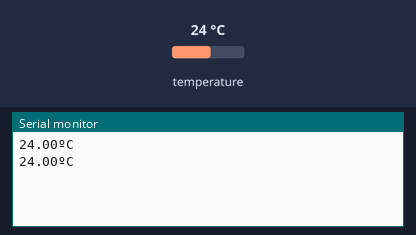
A sketch run on a simulated ESP8266 (NodeMCU). Shown: the last lines printed to the serial monitor. The test bench sets the inputs (shaded band); at power-on: temperature 24 °C.

Above: at 4.8 s.
4.9 s: temperature set to 12 °C
At 8.4 s:
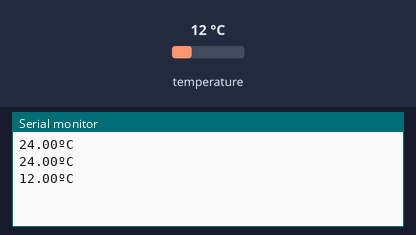
9.2 s: temperature set to 19 °C
At 12.0 s:
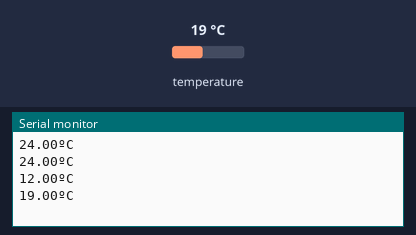
Timing chart, 0 to 13.5 s (numbered marks = the images above; inputs shaded):
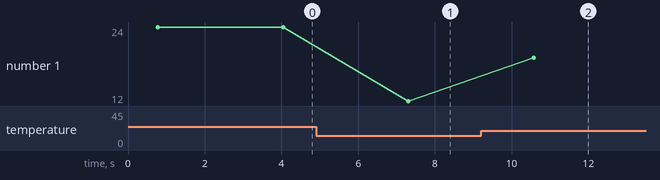

The sketch:

ds18b20_test.ino
```cpp
#include <OneWire.h>
#include <DallasTemperature.h>

// GPIO where the DS18B20 is connected to
const int oneWireBus = D5;

// Setup a oneWire instance to communicate with any OneWire devices
OneWire oneWire(oneWireBus);

// Pass our oneWire reference to Dallas Temperature sensor
DallasTemperature sensors(&oneWire);

void setup() {
  // Start the Serial Monitor
  Serial.begin(115200);
  // Start the DS18B20 sensor
  sensors.begin();
}
float DSTemp(){
  sensors.requestTemperatures();
  float temperatureC = sensors.getTempCByIndex(0);
  return temperatureC;
  }
void loop() {

  Serial.print(DSTemp());
  Serial.println("ºC");
  delay(2500);
}
//void loop() {
//  sensors.requestTemperatures();
//  float temperatureC = sensors.getTempCByIndex(0);
//  Serial.print(temperatureC);
//  Serial.println("ºC");
//  delay(2500);
//}
```

Measured:
- after the input at 4.9 s, the serial monitor: prints a new line after 2.4 s (image 1)
- after the input at 9.2 s, the serial monitor: prints a new line after 1.4 s (image 2)
- plotted number 1: 24 → 12 after the input at 4.9 s, 12 → 19 after the input at 9.2 s
